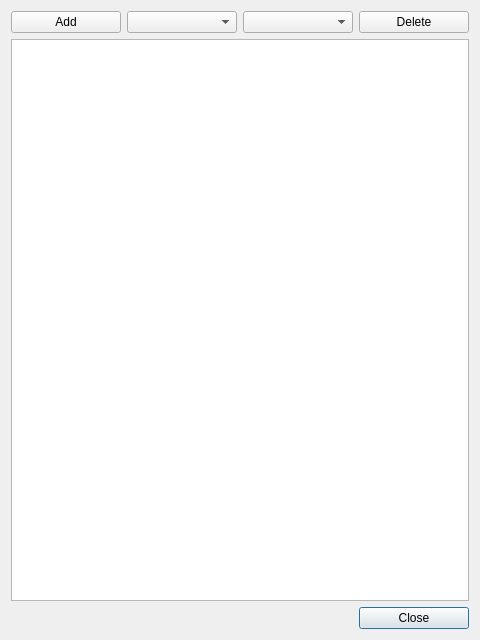
<?xml version="1.0" encoding="UTF-8"?>
<ui version="4.0">
 <class>ConnectionDialog</class>
 <widget class="QDialog" name="ConnectionDialog">
  <property name="geometry">
   <rect>
    <x>0</x>
    <y>0</y>
    <width>480</width>
    <height>640</height>
   </rect>
  </property>
  <property name="windowTitle">
   <string>Connections</string>
  </property>
  <layout class="QGridLayout" name="gridLayout">
   <item row="2" column="3">
    <widget class="QPushButton" name="closeButton">
     <property name="text">
      <string>Close</string>
     </property>
    </widget>
   </item>
   <item row="0" column="3">
    <widget class="QPushButton" name="deleteButton">
     <property name="text">
      <string>Delete</string>
     </property>
    </widget>
   </item>
   <item row="1" column="0" colspan="4">
    <widget class="QListWidget" name="listWidget"/>
   </item>
   <item row="0" column="0">
    <widget class="QPushButton" name="addButton">
     <property name="text">
      <string>Add</string>
     </property>
    </widget>
   </item>
   <item row="0" column="2">
    <widget class="QComboBox" name="pluginComboBox"/>
   </item>
   <item row="0" column="1">
    <widget class="QComboBox" name="handlerComboBox"/>
   </item>
   <item row="2" column="0" colspan="3">
    <spacer name="horizontalSpacer">
     <property name="orientation">
      <enum>Qt::Horizontal</enum>
     </property>
     <property name="sizeHint" stdset="0">
      <size>
       <width>40</width>
       <height>20</height>
      </size>
     </property>
    </spacer>
   </item>
  </layout>
 </widget>
 <resources/>
 <connections>
  <connection>
   <sender>closeButton</sender>
   <signal>clicked()</signal>
   <receiver>ConnectionDialog</receiver>
   <slot>accept()</slot>
   <hints>
    <hint type="sourcelabel">
     <x>402</x>
     <y>317</y>
    </hint>
    <hint type="destinationlabel">
     <x>368</x>
     <y>427</y>
    </hint>
   </hints>
  </connection>
 </connections>
</ui>
